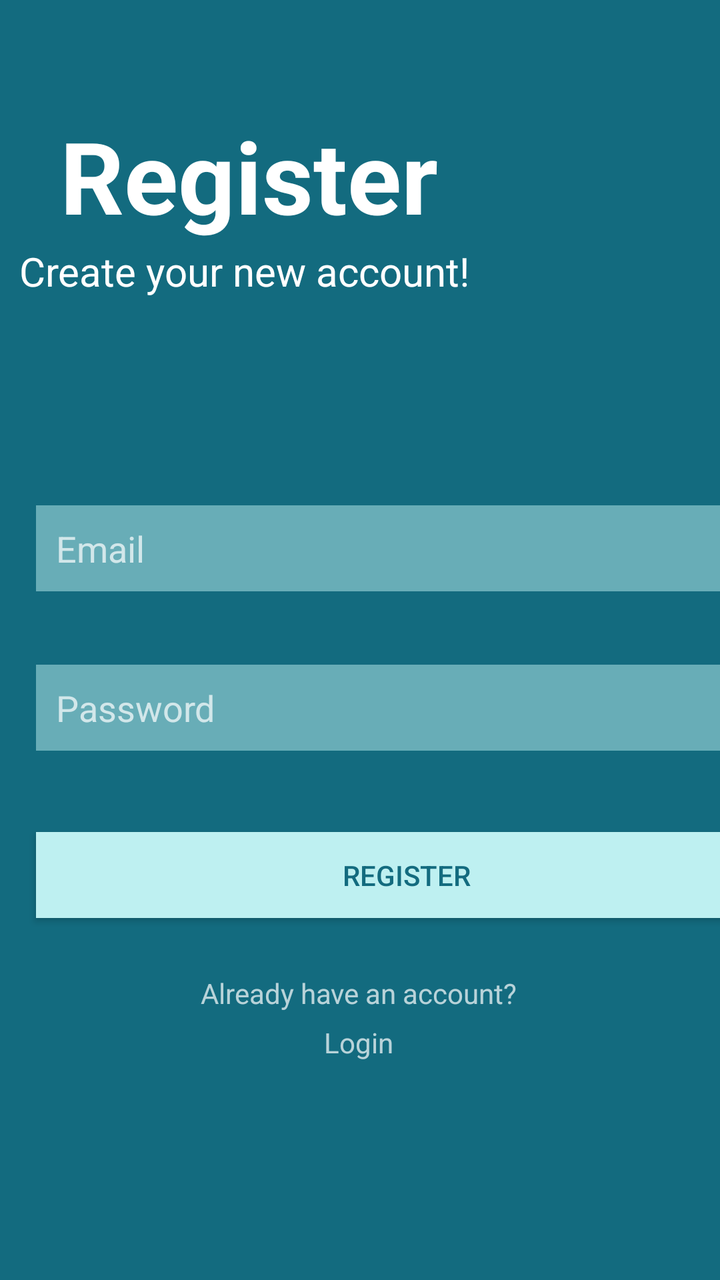
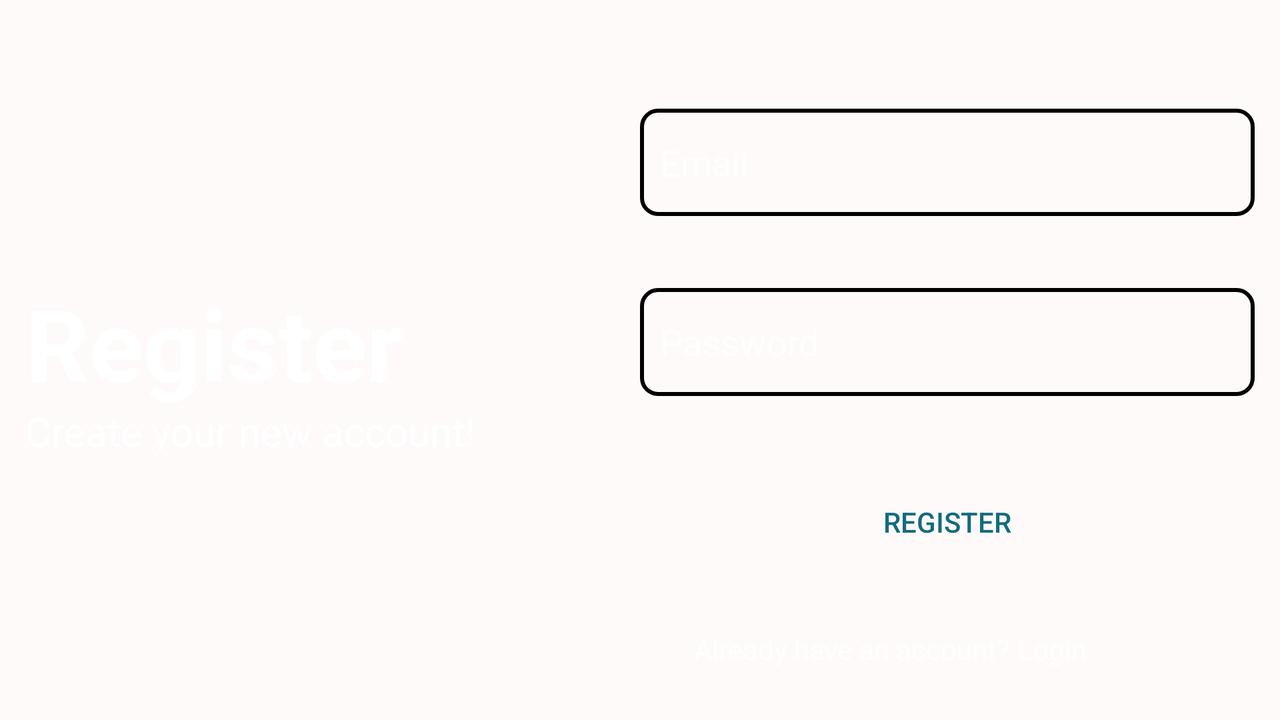

An Android layout and its configuration variant, each rendered on a device that would load it. The default file and the variant file are quoted in full after the pictures.
<!-- AndroidManifest.xml: application theme Theme.AppCompat -->
<!-- res/layout/activity_register.xml -->
<?xml version="1.0" encoding="utf-8"?>
<androidx.constraintlayout.widget.ConstraintLayout xmlns:android="http://schemas.android.com/apk/res/android"
    xmlns:app="http://schemas.android.com/apk/res-auto"
    xmlns:tools="http://schemas.android.com/tools"
    android:id="@+id/linearLayout2"
    android:layout_width="match_parent"
    android:layout_height="match_parent"
    android:background="@color/bgColor"
    android:gravity="center"
    tools:context=".Register">


    <TextView
        android:id="@+id/register"
        android:layout_width="343dp"
        android:layout_height="wrap_content"
        android:layout_marginStart="12dp"
        android:text="@string/register"
        android:textAlignment="viewStart"
        android:textColor="@color/white"
        android:textSize="50dp"
        android:textStyle="bold"
        app:layout_constraintBottom_toBottomOf="parent"
        app:layout_constraintStart_toStartOf="@+id/guideline"
        app:layout_constraintTop_toTopOf="parent"
        app:layout_constraintVertical_bias="0.095" />

    <TextView
        android:id="@+id/createAccount"
        android:layout_width="345dp"
        android:layout_height="32dp"
        android:layout_marginTop="1dp"
        android:text="@string/register_account"
        android:textAlignment="viewStart"
        android:textColor="@color/white"
        android:textSize="20dp"
        app:layout_constraintEnd_toStartOf="@+id/guideline2"
        app:layout_constraintHorizontal_bias="0.4"
        app:layout_constraintStart_toStartOf="@+id/guideline"
        app:layout_constraintTop_toBottomOf="@+id/register" />

    <com.google.android.material.textfield.TextInputLayout
        android:id="@+id/textInputLayout6"
        android:layout_width="341dp"
        android:layout_height="21dp"

        tools:layout_editor_absoluteX="35dp"
        tools:layout_editor_absoluteY="466dp">

        <com.google.android.material.textfield.TextInputLayout
            android:id="@+id/textInputLayout5"
            android:layout_width="0dp"
            android:layout_height="wrap_content"
            android:layout_marginTop="21dp">

        </com.google.android.material.textfield.TextInputLayout>
    </com.google.android.material.textfield.TextInputLayout>

    <ProgressBar
        android:id="@+id/progressBar"
        android:layout_width="wrap_content"
        android:layout_height="wrap_content"
        android:layout_marginStart="15dp"
        android:layout_marginLeft="15dp"
        android:layout_marginTop="15dp"
        android:visibility="gone"
        app:layout_constraintStart_toStartOf="parent"
        app:layout_constraintTop_toTopOf="parent" />

    <Button
        android:id="@+id/btn_register"
        android:layout_width="371dp"
        android:layout_height="43dp"
        android:background="#bef0f1"
        android:text="@string/register"
        android:textColor="#136b7f"
        app:layout_constraintBottom_toBottomOf="parent"
        app:layout_constraintEnd_toStartOf="@+id/guideline2"
        app:layout_constraintHorizontal_bias="0.0"
        app:layout_constraintStart_toStartOf="@+id/guideline"
        app:layout_constraintTop_toBottomOf="@+id/password"
        app:layout_constraintVertical_bias="0.183" />

    <TextView
        android:id="@+id/already_have_account"
        android:layout_width="wrap_content"
        android:layout_height="wrap_content"
        android:layout_marginTop="28dp"
        android:text="Already have an account?"
        app:layout_constraintEnd_toStartOf="@+id/guideline2"
        app:layout_constraintHorizontal_bias="0.497"
        app:layout_constraintStart_toStartOf="@+id/guideline"
        app:layout_constraintTop_toBottomOf="@+id/btn_register" />

    <TextView
        android:id="@+id/loginNow"
        android:layout_width="wrap_content"
        android:layout_height="wrap_content"
        android:text="@string/login"
        app:layout_constraintBottom_toBottomOf="parent"
        app:layout_constraintEnd_toStartOf="@+id/guideline2"
        app:layout_constraintHorizontal_bias="0.498"
        app:layout_constraintStart_toStartOf="@+id/guideline"
        app:layout_constraintTop_toBottomOf="@+id/already_have_account"
        app:layout_constraintVertical_bias="0.049" />

    <androidx.constraintlayout.widget.Guideline
        android:id="@+id/guideline"
        android:layout_width="wrap_content"
        android:layout_height="wrap_content"
        android:orientation="vertical"
        app:layout_constraintGuide_percent=".05"
        />

    <androidx.constraintlayout.widget.Guideline
        android:id="@+id/guideline2"
        android:layout_width="wrap_content"
        android:layout_height="wrap_content"
        android:orientation="vertical"
        app:layout_constraintGuide_percent=".95"
        />

    <com.google.android.material.textfield.TextInputEditText
        android:id="@+id/password"
        android:layout_width="371dp"
        android:layout_height="43dp"
        android:background="#68adb7"
        android:hint="@string/password"
        android:paddingLeft="10dp"
        app:layout_constraintBottom_toBottomOf="parent"
        app:layout_constraintEnd_toStartOf="@+id/guideline2"
        app:layout_constraintHorizontal_bias="0.0"
        app:layout_constraintStart_toStartOf="@+id/guideline"
        app:layout_constraintTop_toBottomOf="@+id/email"
        app:layout_constraintVertical_bias="0.122">

    </com.google.android.material.textfield.TextInputEditText>

    <com.google.android.material.textfield.TextInputEditText
        android:id="@+id/email"
        android:layout_width="371dp"
        android:layout_height="43dp"
        android:background="#68adb7"
        android:hint="@string/email"
        android:paddingLeft="10dp"
        android:textColor="@color/white"
        app:layout_constraintBottom_toBottomOf="parent"
        app:layout_constraintEnd_toStartOf="@+id/guideline2"
        app:layout_constraintHorizontal_bias="0.0"
        app:layout_constraintStart_toStartOf="@+id/guideline"
        app:layout_constraintTop_toTopOf="parent"
        app:layout_constraintVertical_bias="0.423"
        app:shapeAppearanceOverlay="@style/ShapeAppearanceOverlay.App.rounded">


    </com.google.android.material.textfield.TextInputEditText>


</androidx.constraintlayout.widget.ConstraintLayout>
<!-- resources referenced by this layout -->
<resources>
  <color name="bgColor">#136B7F</color>
  <color name="white">#FFFFFFFF</color>
  <string name="email">Email</string>
  <string name="login">Login</string>
  <string name="password">Password</string>
  <string name="register">Register</string>
  <string name="register_account">"Create your new account!"</string>
</resources>
<!-- res/layout-land/activity_register.xml (the repository's variant of the layout above) -->
<!-- drawn on the phone turned sideways -->
<?xml version="1.0" encoding="utf-8"?>
<androidx.constraintlayout.widget.ConstraintLayout xmlns:android="http://schemas.android.com/apk/res/android"
    xmlns:app="http://schemas.android.com/apk/res-auto"
    xmlns:tools="http://schemas.android.com/tools"
    android:id="@+id/linearLayout2"
    android:layout_width="match_parent"
    android:layout_height="match_parent"
    android:background="@color/mainBgColor"
    android:gravity="center"
    tools:context=".Register">


    <TextView
        android:id="@+id/register"
        android:layout_width="0dp"
        android:layout_height="wrap_content"
        android:text="@string/register"
        android:textAlignment="viewStart"
        android:textColor="@color/white"
        android:textSize="50dp"
        android:textStyle="bold"
        app:layout_constraintBottom_toTopOf="@+id/guideline10"
        app:layout_constraintEnd_toStartOf="@+id/middleGuideline"
        app:layout_constraintStart_toStartOf="@+id/guideline"
        app:layout_constraintTop_toTopOf="@+id/guideline4" />

    <TextView
        android:id="@+id/createAccount"
        android:layout_width="0dp"
        android:layout_height="wrap_content"
        android:layout_marginTop="4dp"
        android:text="@string/register_account"
        android:textAlignment="viewStart"
        android:textColor="@color/white"
        android:textSize="20dp"
        app:layout_constraintEnd_toStartOf="@+id/middleGuideline"
        app:layout_constraintStart_toStartOf="@+id/guideline"
        app:layout_constraintTop_toTopOf="@+id/guideline9" />

    <com.google.android.material.textfield.TextInputLayout
        android:id="@+id/textInputLayout6"
        android:layout_width="341dp"
        android:layout_height="21dp"
        tools:layout_editor_absoluteX="35dp"
        tools:layout_editor_absoluteY="466dp">

        <com.google.android.material.textfield.TextInputLayout
            android:id="@+id/textInputLayout5"
            android:layout_width="0dp"
            android:layout_height="wrap_content"
            android:layout_marginTop="21dp">

        </com.google.android.material.textfield.TextInputLayout>

    </com.google.android.material.textfield.TextInputLayout>

    <ProgressBar
        android:id="@+id/progressBar"
        android:layout_width="wrap_content"
        android:layout_height="wrap_content"
        android:layout_marginStart="15dp"
        android:layout_marginLeft="15dp"
        android:layout_marginTop="15dp"
        android:visibility="gone"
        app:layout_constraintStart_toStartOf="parent"
        app:layout_constraintTop_toTopOf="parent" />

    <Button
        android:id="@+id/btn_register"
        android:layout_width="0dp"
        android:layout_height="0dp"
        android:background="@drawable/rounded_corners"
        android:text="@string/register"
        android:textColor="#136b7f"
        app:layout_constraintBottom_toTopOf="@+id/guideline10"
        app:layout_constraintEnd_toStartOf="@+id/guideline2"
        app:layout_constraintHorizontal_bias="0.35"
        app:layout_constraintStart_toStartOf="@+id/middleGuideline"
        app:layout_constraintTop_toTopOf="@+id/guideline12" />

    

    <TextView
        android:id="@+id/already_have_account"
        android:layout_width="wrap_content"
        android:layout_height="wrap_content"
        android:text="Already have an account?"
        app:layout_constraintBottom_toBottomOf="parent"
        app:layout_constraintEnd_toStartOf="@+id/loginNow"
        app:layout_constraintHorizontal_bias="0.888"
        app:layout_constraintStart_toStartOf="@+id/middleGuideline"
        app:layout_constraintTop_toTopOf="@+id/guideline10"
        app:layout_constraintVertical_bias="0.507" />

    <TextView
        android:id="@+id/loginNow"
        android:layout_width="wrap_content"
        android:layout_height="wrap_content"
        android:layout_marginEnd="84dp"
        android:text="@string/login"
        app:layout_constraintBottom_toBottomOf="parent"
        app:layout_constraintEnd_toStartOf="@+id/guideline2"
        app:layout_constraintTop_toTopOf="@+id/guideline10"
        app:layout_constraintVertical_bias="0.507" />

    <com.google.android.material.textfield.TextInputEditText
        android:id="@+id/password"
        android:layout_width="0dp"
        android:layout_height="0dp"
        android:background="@drawable/button_border_blue"
        android:hint="@string/password"
        android:paddingLeft="10dp"
        app:layout_constraintBottom_toTopOf="@+id/guideline9"
        app:layout_constraintEnd_toStartOf="@+id/guideline2"
        app:layout_constraintStart_toStartOf="@+id/middleGuideline"
        app:layout_constraintTop_toTopOf="@+id/guideline11">

    </com.google.android.material.textfield.TextInputEditText>

    <com.google.android.material.textfield.TextInputEditText
        android:id="@+id/email"
        android:layout_width="0dp"
        android:layout_height="0dp"
        android:background="@drawable/button_border_blue"
        android:hint="@string/email"
        android:paddingLeft="10dp"
        android:textColor="@color/white"
        app:layout_constraintBottom_toTopOf="@+id/guideline8"
        app:layout_constraintEnd_toStartOf="@+id/guideline2"
        app:layout_constraintStart_toStartOf="@+id/middleGuideline"
        app:layout_constraintTop_toTopOf="@+id/guideline4"
        app:layout_constraintVertical_bias="0.61"
        app:shapeAppearanceOverlay="@style/ShapeAppearanceOverlay.App.rounded">


    </com.google.android.material.textfield.TextInputEditText>

    <androidx.constraintlayout.widget.Guideline
        android:id="@+id/guideline"
        android:layout_width="wrap_content"
        android:layout_height="wrap_content"
        android:orientation="vertical"
        app:layout_constraintGuide_percent="0.02" />

    <androidx.constraintlayout.widget.Guideline
        android:id="@+id/guideline2"
        android:layout_width="wrap_content"
        android:layout_height="wrap_content"
        android:orientation="vertical"
        app:layout_constraintGuide_percent="0.98" />

    <androidx.constraintlayout.widget.Guideline
        android:id="@+id/guideline8"
        android:layout_width="wrap_content"
        android:layout_height="wrap_content"
        android:orientation="horizontal"
        app:layout_constraintGuide_percent=".3"
        />
    <androidx.constraintlayout.widget.Guideline
        android:id="@+id/guideline11"
        android:layout_width="wrap_content"
        android:layout_height="wrap_content"
        android:orientation="horizontal"
        app:layout_constraintGuide_percent=".4"
        />

    <androidx.constraintlayout.widget.Guideline
        android:id="@+id/guideline9"
        android:layout_width="wrap_content"
        android:layout_height="wrap_content"
        android:orientation="horizontal"
        app:layout_constraintGuide_percent=".55"
        />

    <androidx.constraintlayout.widget.Guideline
        android:id="@+id/guideline12"
        android:layout_width="wrap_content"
        android:layout_height="wrap_content"
        android:orientation="horizontal"
        app:layout_constraintGuide_percent=".65"
        />

    <androidx.constraintlayout.widget.Guideline
        android:id="@+id/guideline10"
        android:layout_width="wrap_content"
        android:layout_height="wrap_content"
        android:orientation="horizontal"
        app:layout_constraintGuide_percent=".8"
        />

    <androidx.constraintlayout.widget.Guideline
        android:id="@+id/guideline4"
        android:layout_width="wrap_content"
        android:layout_height="wrap_content"
        android:orientation="horizontal"
        app:layout_constraintGuide_percent="0.15085158" />

    <androidx.constraintlayout.widget.Guideline
        android:id="@+id/middleGuideline"
        android:layout_width="wrap_content"
        android:layout_height="wrap_content"
        android:orientation="vertical"
        app:layout_constraintGuide_percent="0.5" />



</androidx.constraintlayout.widget.ConstraintLayout>
<!-- resources referenced by the variant -->
<!-- as the phone turned sideways resolves them -->
<resources>
  <color name="mainBgColor">#fffafa</color>
  <color name="white">#FFFFFFFF</color>
  <!-- drawable button_border_blue (drawable) -->
  <?xml version="1.0" encoding="utf-8"?>
  <layer-list xmlns:android="http://schemas.android.com/apk/res/android">
      
      <item>
          <shape android:shape="rectangle">
              <solid android:color="@color/appLightBlue" /> 
              <corners android:radius="8dp" /> 
          </shape>
      </item>
      
      <item android:top="0dp" android:left="0dp" android:right="0dp" android:bottom="0dp">
          <shape android:shape="rectangle">
              <solid android:color="@android:color/transparent" /> 
              <stroke
                  android:width="2dp"
              android:color="@color/borderGrey" />
              <corners android:radius="8dp" /> 
          </shape>
      </item>
  </layer-list>
  <!-- drawable rounded_corners (drawable) -->
  <?xml version="1.0" encoding="utf-8"?>
  <shape xmlns:android="http://schemas.android.com/apk/res/android">
      <corners  android:radius="5dp"/>
  
  </shape>
  <string name="email">Email</string>
  <string name="login">Login</string>
  <string name="password">Password</string>
  <string name="register">Register</string>
  <string name="register_account">"Create your new account!"</string>
</resources>
